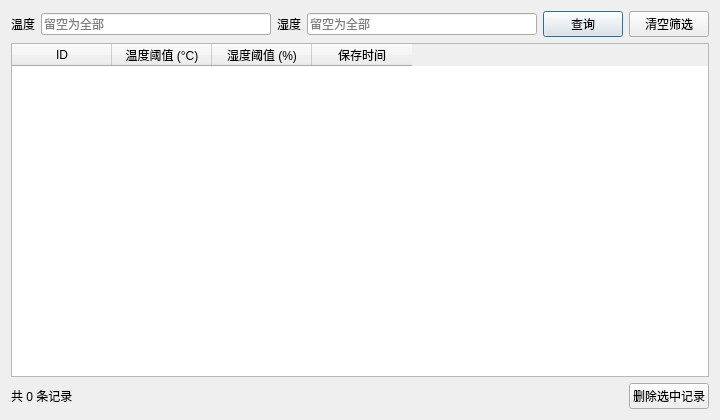
<?xml version="1.0" encoding="UTF-8"?>
<ui version="4.0">
 <class>HistoryDialog</class>
 <widget class="QDialog" name="HistoryDialog">
  <property name="geometry"><rect><x>0</x><y>0</y><width>720</width><height>420</height></rect></property>
  <property name="windowTitle"><string>阈值历史记录</string></property>
  <layout class="QVBoxLayout" name="mainLayout">
   <item>
    <layout class="QHBoxLayout" name="filterLayout">
     <item><widget class="QLabel" name="tempFilterLabel"><property name="text"><string>温度</string></property></widget></item>
     <item><widget class="QLineEdit" name="tempEdit"><property name="placeholderText"><string>留空为全部</string></property></widget></item>
     <item><widget class="QLabel" name="humFilterLabel"><property name="text"><string>湿度</string></property></widget></item>
     <item><widget class="QLineEdit" name="humEdit"><property name="placeholderText"><string>留空为全部</string></property></widget></item>
     <item><widget class="QPushButton" name="searchBtn"><property name="text"><string>查询</string></property></widget></item>
     <item><widget class="QPushButton" name="resetBtn"><property name="text"><string>清空筛选</string></property></widget></item>
    </layout>
   </item>
   <item>
    <widget class="QTableWidget" name="tableWidget">
     <property name="alternatingRowColors"><bool>true</bool></property>
     <property name="columnCount"><number>4</number></property>
     <column><property name="text"><string>ID</string></property></column>
     <column><property name="text"><string>温度阈值 (°C)</string></property></column>
     <column><property name="text"><string>湿度阈值 (%)</string></property></column>
     <column><property name="text"><string>保存时间</string></property></column>
    </widget>
   </item>
   <item>
    <layout class="QHBoxLayout" name="footerLayout">
     <item><widget class="QLabel" name="resultLabel"><property name="text"><string>共 0 条记录</string></property></widget></item>
     <item><spacer name="footerSpacer"><property name="orientation"><enum>Qt::Horizontal</enum></property><property name="sizeHint" stdset="0"><size><width>40</width><height>20</height></size></property></spacer></item>
     <item><widget class="QPushButton" name="deleteBtn"><property name="text"><string>删除选中记录</string></property></widget></item>
    </layout>
   </item>
  </layout>
 </widget>
 <resources/>
 <connections/>
</ui>
